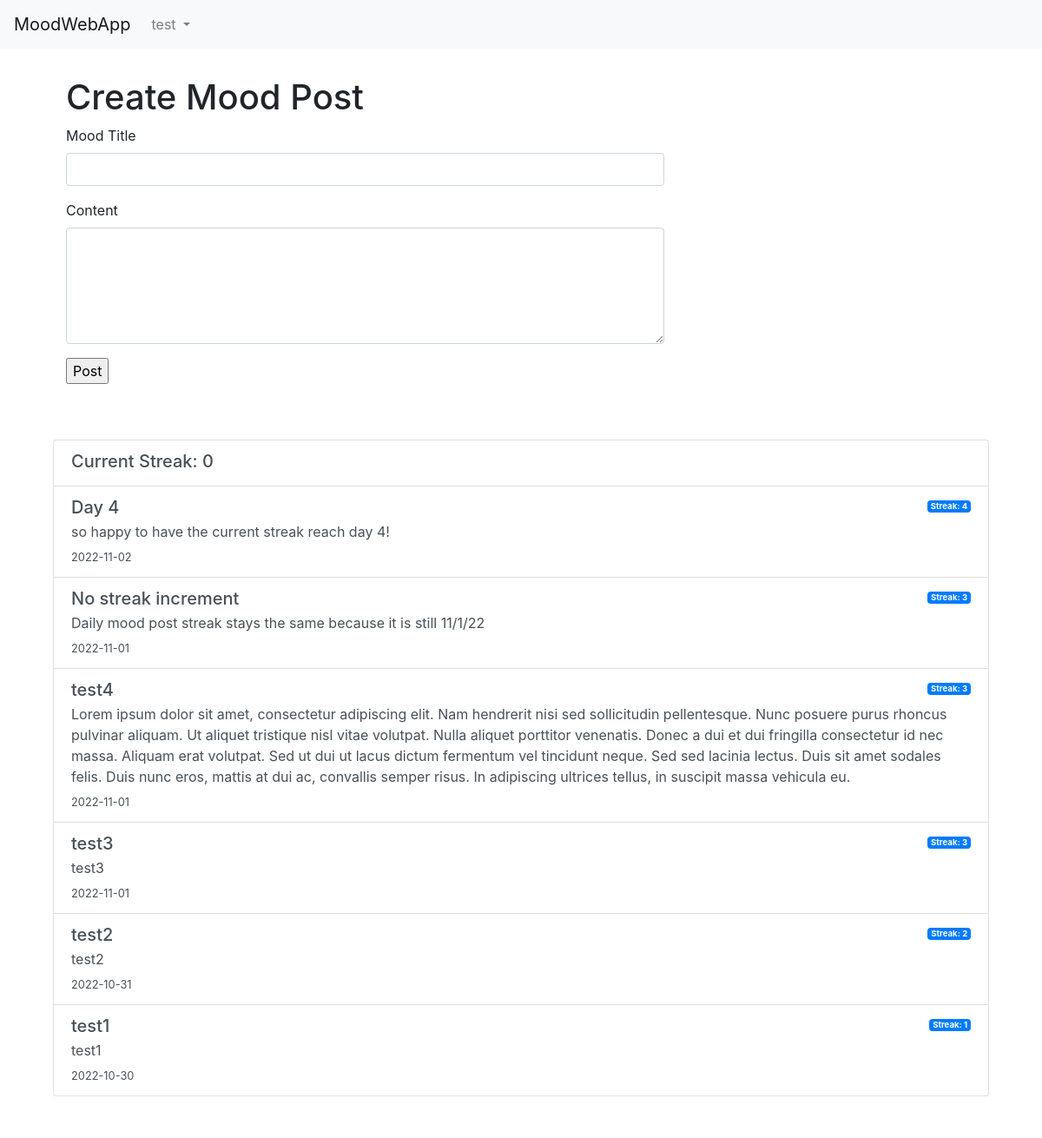
Before: /accounts/mood/ (signed in) with the older database file.
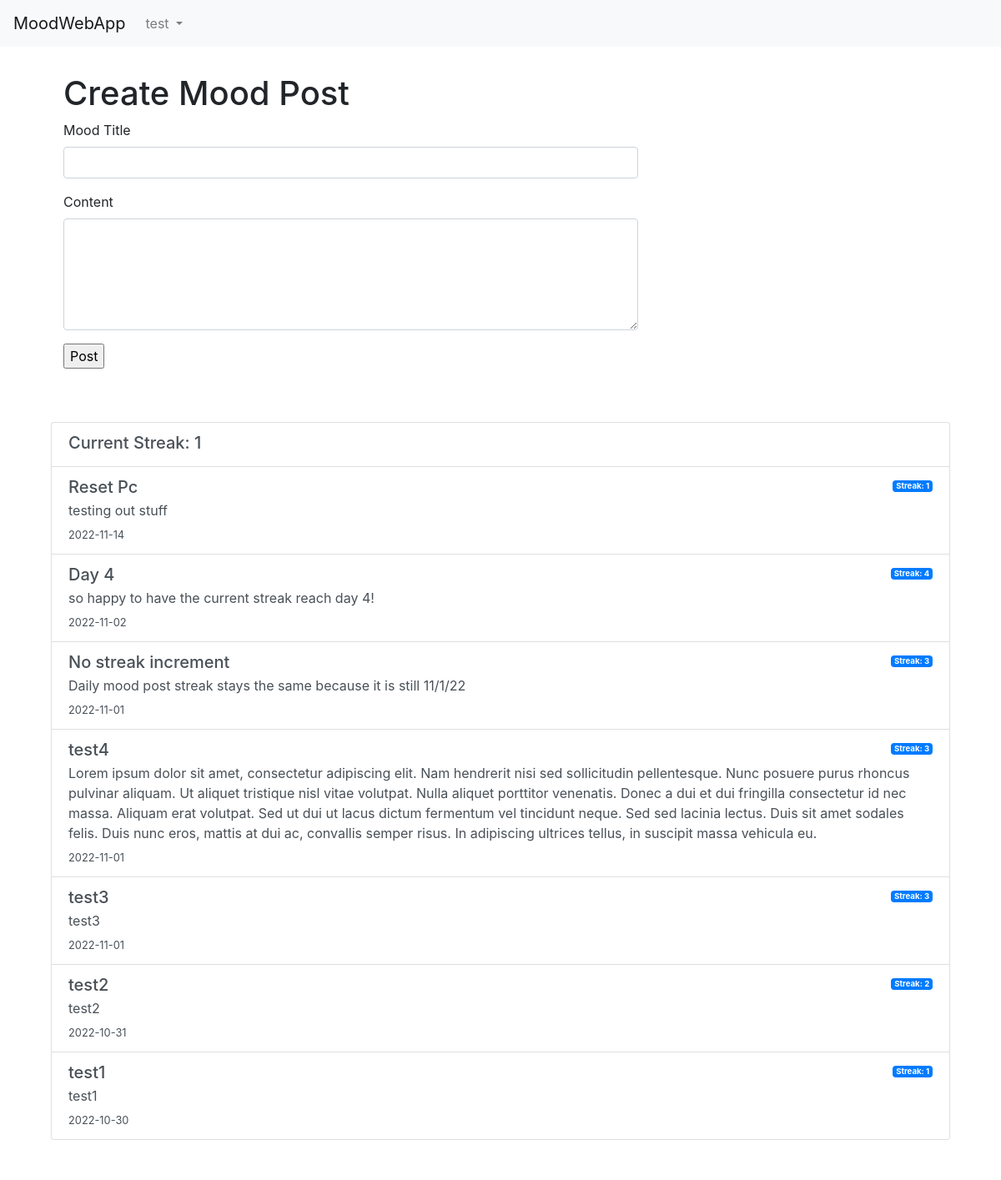
After: the same page with the newer database file.
### accounts/models.py (models this page shows, shortened)
class Post(models.Model):
    title = models.CharField(max_length=200, unique=False)
    author = models.ForeignKey(User, on_delete= models.CASCADE,related_name='blog_posts')
    content = models.TextField()
    created_on = models.DateField(auto_now_add=True)
    created_time = models.TimeField(auto_now=True)
    streak = models.IntegerField(default=1)
    class Meta:
        ordering = ['-created_on', '-created_time']

### accounts/views.py (the view, shortened to what this page needs)
# urls.py: path('mood/', views.post_list, name='mood'),
@login_required
def post_list(request):
    today = date.today()
    yesterday = today - timedelta(days=1)
    form = PostForm()
    posts = Post.objects.filter(author=request.user)
    streak = 0
    if posts:
        last = posts[0]
        if last.created_on == yesterday or last.created_on == today:
            streak = last.streak
    serializer = serializers.PostSerializer(posts, many=True)
    return render(request, "mood.html", {"form": form, "posts": serializer.data, "streak": streak})

### accounts/forms.py
class PostForm(forms.ModelForm):
    content = forms.CharField(required=True)
    class Meta:
        model = Post
        exclude = ("author", "slug", "streak" )

### templates/mood.html (shortened to what this page needs)
{% extends 'base.html' %}
{% block content %}
<div class="container">
    <div class="my-3 p-3 bg-white rounded box-shadow justify-content-center">
	    <div class="col-md-8 col-md-offset-2 justify-content-center">
    		<h1>Create Mood Post</h1>
    		<form class="site-form" action="/accounts/mood/" method="post">
    		    <div class="form-group">
    		        <label for="id_title" class="form-label">Mood Title</label>
                    <input type="text" class="form-control" name="title" maxlength="200" required="" id="id_title">
    		    </div>
    		    <div class="form-group">
    		        <label for="id_content" class="form-label">Content</label>
                    <textarea rows="5" class="form-control" name="content" required="" id="id_content" ></textarea>
    		    </div>
    		    <div class="form-group">
    		        <input type="submit" value="Post">
    		    </div>
    		</form>
		</div>
	</div>
    <div class="my-3 p-3 bg-white rounded box-shadow justify-content-center" style="width: 100%;">
        <div class="d-flex">
            <ul class="list-inline mx-auto justify-content-center" style="width: 100%;">
                <li class="list-group-item w-100 list-group-item-action list-inline-item" style="width: 100%;">
                    <div class="d-flex w-100 justify-content-between">
                        <h5 class="mb-1">Current Streak: {{streak}}</h5>
                    </div>
                </li>
            {% if posts %}
            {% for post in posts %}
                <li class="list-group-item w-100 list-group-item-action list-inline-item" style="width: 100%;">
                    <div class="d-flex w-100 justify-content-between">
                        <h5 class="mb-1">{{post.title}}</h5>
                        <small>
                            <span class="badge bg-primary rounded-pill" style="color: white;">Streak: {{post.streak}}</span>
                        </small>
                    </div>
                    <p class="mb-1">{{post.content}}</p>
                    <small>
                        {{post.created_on}}<br>
                    </small>
                </li>
            {% endfor %}
            {% endif %}
            </ul>
        </div>
    </div>
</div>
{% endblock %}

Changed rows visible on the page:
added Post: title "Reset Pc", content "testing out stuff"
Other visible differences:
{{ streak }}: "0" → "1"
new list line: "Streak: 1 2022-11-14"
